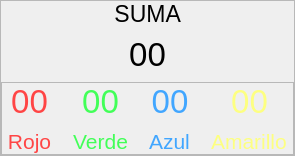
                <widget class="QFrame" name="frame_14">
                 <property name="frameShape">
                  <enum>QFrame::StyledPanel</enum>
                 </property>
                 <property name="frameShadow">
                  <enum>QFrame::Raised</enum>
                 </property>
                 <layout class="QVBoxLayout" name="verticalLayout_25">
                  <property name="spacing">
                   <number>9</number>
                  </property>
                  <property name="leftMargin">
                   <number>0</number>
                  </property>
                  <property name="topMargin">
                   <number>0</number>
                  </property>
                  <property name="rightMargin">
                   <number>0</number>
                  </property>
                  <property name="bottomMargin">
                   <number>0</number>
                  </property>
                  <item alignment="Qt::AlignHCenter">
                   <widget class="QLabel" name="label_48">
                    <property name="minimumSize">
                     <size>
                      <width>0</width>
                      <height>0</height>
                     </size>
                    </property>
                    <property name="maximumSize">
                     <size>
                      <width>16777215</width>
                      <height>35</height>
                     </size>
                    </property>
                    <property name="font">
                     <font>
                      <family>MS Sans Serif</family>
                      <pointsize>17</pointsize>
                     </font>
                    </property>
                    <property name="styleSheet">
                     <string notr="true"/>
                    </property>
                    <property name="text">
                     <string>        SUMA        </string>
                    </property>
                    <property name="alignment">
                     <set>Qt::AlignCenter</set>
                    </property>
                   </widget>
                  </item>
                  <item alignment="Qt::AlignHCenter">
                   <widget class="QLabel" name="total_suma">
                    <property name="minimumSize">
                     <size>
                      <width>0</width>
                      <height>0</height>
                     </size>
                    </property>
                    <property name="maximumSize">
                     <size>
                      <width>16777215</width>
                      <height>60</height>
                     </size>
                    </property>
                    <property name="font">
                     <font>
                      <family>MS Sans Serif</family>
                      <pointsize>25</pointsize>
                     </font>
                    </property>
                    <property name="styleSheet">
                     <string notr="true"/>
                    </property>
                    <property name="text">
                     <string>      00      </string>
                    </property>
                    <property name="alignment">
                     <set>Qt::AlignCenter</set>
                    </property>
                   </widget>
                  </item>
                  <item>
                   <widget class="QFrame" name="frame_15">
                    <property name="frameShape">
                     <enum>QFrame::StyledPanel</enum>
                    </property>
                    <property name="frameShadow">
                     <enum>QFrame::Raised</enum>
                    </property>
                    <layout class="QHBoxLayout" name="horizontalLayout_10">
                     <property name="spacing">
                      <number>10</number>
                     </property>
                     <property name="leftMargin">
                      <number>0</number>
                     </property>
                     <property name="topMargin">
                      <number>0</number>
                     </property>
                     <property name="rightMargin">
                      <number>0</number>
                     </property>
                     <property name="bottomMargin">
                      <number>0</number>
                     </property>
                     <item>
                      <layout class="QVBoxLayout" name="verticalLayout_26">
                       <property name="spacing">
                        <number>9</number>
                       </property>
                       <item>
                        <widget class="QLabel" name="rojo_suma">
                         <property name="minimumSize">
                          <size>
                           <width>0</width>
                           <height>0</height>
                          </size>
                         </property>
                         <property name="maximumSize">
                          <size>
                           <width>16777215</width>
                           <height>60</height>
                          </size>
                         </property>
                         <property name="font">
                          <font>
                           <family>MS Sans Serif</family>
                           <pointsize>25</pointsize>
                          </font>
                         </property>
                         <property name="styleSheet">
                          <string notr="true">color: rgb(255, 69, 69);</string>
                         </property>
                         <property name="text">
                          <string>00</string>
                         </property>
                         <property name="alignment">
                          <set>Qt::AlignCenter</set>
                         </property>
                        </widget>
                       </item>
                       <item>
                        <widget class="QLabel" name="label_51">
                         <property name="minimumSize">
                          <size>
                           <width>0</width>
                           <height>0</height>
                          </size>
                         </property>
                         <property name="maximumSize">
                          <size>
                           <width>16777215</width>
                           <height>60</height>
                          </size>
                         </property>
                         <property name="font">
                          <font>
                           <family>MS Sans Serif</family>
                           <pointsize>16</pointsize>
                          </font>
                         </property>
                         <property name="styleSheet">
                          <string notr="true">color: rgb(255, 69, 69);</string>
                         </property>
                         <property name="text">
                          <string> Rojo </string>
                         </property>
                         <property name="alignment">
                          <set>Qt::AlignCenter</set>
                         </property>
                        </widget>
                       </item>
                      </layout>
                     </item>
                     <item>
                      <layout class="QVBoxLayout" name="verticalLayout_27">
                       <property name="spacing">
                        <number>9</number>
                       </property>
                       <item>
                        <widget class="QLabel" name="verde_suma">
                         <property name="minimumSize">
                          <size>
                           <width>0</width>
                           <height>0</height>
                          </size>
                         </property>
                         <property name="maximumSize">
                          <size>
                           <width>16777215</width>
                           <height>60</height>
                          </size>
                         </property>
                         <property name="font">
                          <font>
                           <family>MS Sans Serif</family>
                           <pointsize>25</pointsize>
                          </font>
                         </property>
                         <property name="styleSheet">
                          <string notr="true">color: rgb(66, 255, 88);</string>
                         </property>
                         <property name="text">
                          <string>00</string>
                         </property>
                         <property name="alignment">
                          <set>Qt::AlignCenter</set>
                         </property>
                        </widget>
                       </item>
                       <item>
                        <widget class="QLabel" name="label_53">
                         <property name="minimumSize">
                          <size>
                           <width>0</width>
                           <height>0</height>
                          </size>
                         </property>
                         <property name="maximumSize">
                          <size>
                           <width>16777215</width>
                           <height>60</height>
                          </size>
                         </property>
                         <property name="font">
                          <font>
                           <family>MS Sans Serif</family>
                           <pointsize>16</pointsize>
                          </font>
                         </property>
                         <property name="styleSheet">
                          <string notr="true">color: rgb(66, 255, 88);</string>
                         </property>
                         <property name="text">
                          <string> Verde </string>
                         </property>
                         <property name="alignment">
                          <set>Qt::AlignCenter</set>
                         </property>
                        </widget>
                       </item>
                      </layout>
                     </item>
                     <item>
                      <layout class="QVBoxLayout" name="verticalLayout_28">
                       <property name="spacing">
                        <number>9</number>
                       </property>
                       <item>
                        <widget class="QLabel" name="azul_suma">
                         <property name="minimumSize">
                          <size>
                           <width>0</width>
                           <height>0</height>
                          </size>
                         </property>
                         <property name="maximumSize">
                          <size>
                           <width>16777215</width>
                           <height>60</height>
                          </size>
                         </property>
                         <property name="font">
                          <font>
                           <family>MS Sans Serif</family>
                           <pointsize>25</pointsize>
                          </font>
                         </property>
                         <property name="styleSheet">
                          <string notr="true">color: rgb(65, 166, 255);</string>
                         </property>
                         <property name="text">
                          <string>00</string>
                         </property>
                         <property name="alignment">
                          <set>Qt::AlignCenter</set>
                         </property>
                        </widget>
                       </item>
                       <item>
                        <widget class="QLabel" name="label_55">
                         <property name="minimumSize">
                          <size>
                           <width>0</width>
                           <height>0</height>
                          </size>
                         </property>
                         <property name="maximumSize">
                          <size>
                           <width>16777215</width>
                           <height>60</height>
                          </size>
                         </property>
                         <property name="font">
                          <font>
                           <family>MS Sans Serif</family>
                           <pointsize>16</pointsize>
                          </font>
                         </property>
                         <property name="styleSheet">
                          <string notr="true">color: rgb(65, 166, 255);</string>
                         </property>
                         <property name="text">
                          <string> Azul </string>
                         </property>
                         <property name="alignment">
                          <set>Qt::AlignCenter</set>
                         </property>
                        </widget>
                       </item>
                      </layout>
                     </item>
                     <item>
                      <layout class="QVBoxLayout" name="verticalLayout_29">
                       <property name="spacing">
                        <number>9</number>
                       </property>
                       <item>
                        <widget class="QLabel" name="amarillo_suma">
                         <property name="minimumSize">
                          <size>
                           <width>0</width>
                           <height>0</height>
                          </size>
                         </property>
                         <property name="maximumSize">
                          <size>
                           <width>16777215</width>
                           <height>60</height>
                          </size>
                         </property>
                         <property name="font">
                          <font>
                           <family>MS Sans Serif</family>
                           <pointsize>25</pointsize>
                          </font>
                         </property>
                         <property name="styleSheet">
                          <string notr="true">color: rgb(253, 255, 129);</string>
                         </property>
                         <property name="text">
                          <string>00</string>
                         </property>
                         <property name="alignment">
                          <set>Qt::AlignCenter</set>
                         </property>
                        </widget>
                       </item>
                       <item>
                        <widget class="QLabel" name="label_57">
                         <property name="minimumSize">
                          <size>
                           <width>0</width>
                           <height>0</height>
                          </size>
                         </property>
                         <property name="maximumSize">
                          <size>
                           <width>16777215</width>
                           <height>60</height>
                          </size>
                         </property>
                         <property name="font">
                          <font>
                           <family>MS Sans Serif</family>
                           <pointsize>16</pointsize>
                          </font>
                         </property>
                         <property name="styleSheet">
                          <string notr="true">color: rgb(253, 255, 129);</string>
                         </property>
                         <property name="text">
                          <string> Amarillo </string>
                         </property>
                         <property name="alignment">
                          <set>Qt::AlignCenter</set>
                         </property>
                        </widget>
                       </item>
                      </layout>
                     </item>
                    </layout>
                   </widget>
                  </item>
                 </layout>
                </widget>
